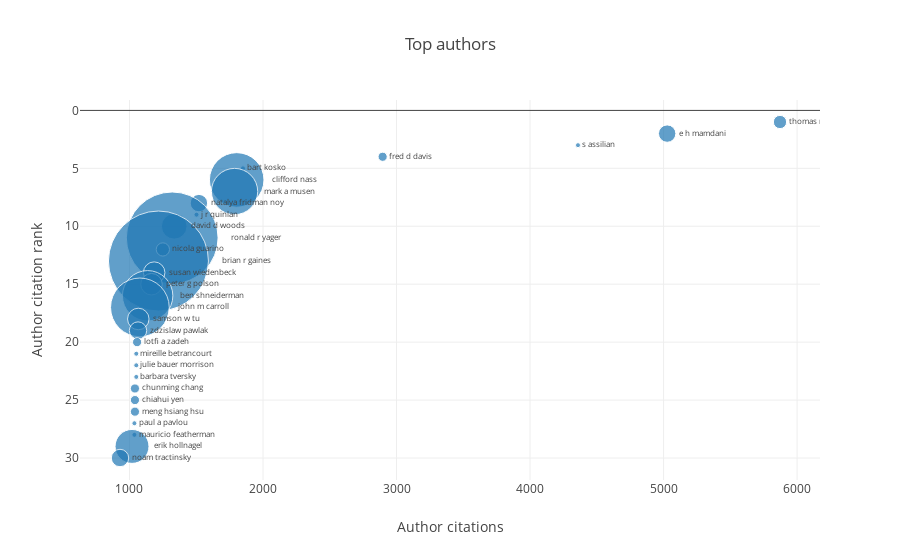

The notebook cell saved with this chart:
### Markdown cell above
# Top authors

### Code cell
top_authors = pd.merge(left=ijhcs_contributions, right=ijhcs[['paperid', 'citationcount']], 
                       left_on='paperid', right_on='paperid')
top_authors = top_authors.groupby(['authorid', 'name']).agg({'paperid': 'count', 'citationcount':'sum'})\
                         .sort_values('citationcount', ascending=False)[:TOP_N].reset_index()
top_authors['citationrank'] = top_authors.index + 1

min_max_scaler = preprocessing.MinMaxScaler((5, 100))

trace0 = go.Scatter(
    x=top_authors.citationcount,
    y=top_authors.citationrank,
    text=top_authors.name,
    textposition='middle right',
    textfont=dict(size=8),
    mode='markers+text',
#     marker=dict(size=5)
    marker=dict(size=min_max_scaler.fit_transform(top_authors[['paperid']]))
)

layout = go.Layout(title='Top authors',
                   xaxis=dict(title='Author citations'),
                   yaxis=dict(title='Author citation rank',
                              autorange='reversed'))

fig = go.Figure(data=[trace0], layout=layout)
plotly.offline.iplot(fig)
pio.write_image(fig, 'reports/images/ijhcs_top_authors.png')

### Figure 1 — Plotly figure (JSON) as saved in the notebook; plotly's stock layout.template omitted (floating-point values rounded to 4 significant figures)
{"data": [{"marker": {"size": [[13.26], [17.39], [5], [9.13], [5], [54.57], [46.3], [17.39], [5], [25.65], [91.74], [13.26], [100], [21.52], [21.52], [50.43], [58.7], [21.52], [17.39], [9.13], [5], [5], [5], [9.13], [9.13], [9.13], [5], [5], [33.91], [17.39]]}, "mode": "markers+text", "text": ["thomas r gruber", "e h mamdani", "s assilian", "fred d davis", "bart kosko", "clifford nass", "mark a musen", "natalya fridman noy", "j r quinlan", "david d woods", "ronald r yager", "nicola guarino", "brian r gaines", "susan wiedenbeck", "peter g polson", "ben shneiderman", "john m carroll", "samson w tu", "zdzislaw pawlak", "lotfi a zadeh", "mireille betrancourt", "julie bauer morrison", "barbara tversky", "chunming chang", "chiahui yen", "meng hsiang hsu", "paul a pavlou", "mauricio featherman", "erik hollnagel", "noam tractinsky"], "textfont": {"size": 8}, "textposition": "middle right", "type": "scatter", "uid": "addc20de-de44-4912-90c8-af1e0d8d084f", "x": [5872, 5027, 4359, 2896, 1850, 1803, 1787, 1520, 1502, 1335, 1320, 1250, 1217, 1185, 1165, 1136, 1078, 1066, 1064, 1057, 1051, 1051, 1051, 1041, 1041, 1041, 1037, 1037, 1019, 929], "y": [1, 2, 3, 4, 5, 6, 7, 8, 9, 10, 11, 12, 13, 14, 15, 16, 17, 18, 19, 20, 21, 22, 23, 24, 25, 26, 27, 28, 29, 30]}], "layout": {"title": {"text": "Top authors"}, "xaxis": {"title": {"text": "Author citations"}}, "yaxis": {"autorange": "reversed", "title": {"text": "Author citation rank"}}}}
